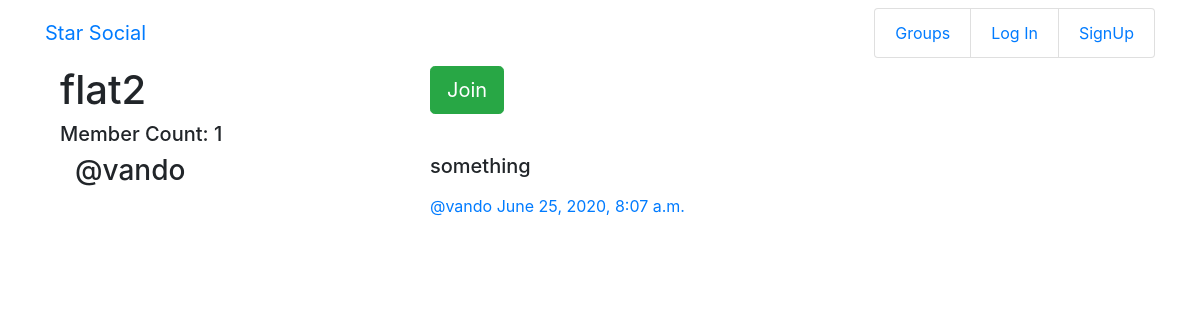
Screenshot of /groups/posts/in/flat2/ with the database file from the repository.
### groups/models.py (models this page shows, shortened)
class Group(models.Model):
    name = models.CharField(max_length=255,unique=True)
    slug = models.SlugField(allow_unicode=True,unique=True)
    description = models.TextField(blank=True,default='')
    description_html = models.TextField(editable=False, default='',blank=True)
    members = models.ManyToManyField(User, through='GroupMember')
    class Meta:
        ordering = ['name']

### posts/models.py (models this page shows, shortened)
class Post(models.Model):
    user = models.ForeignKey(User,related_name='posts',on_delete=models.CASCADE)
    created_at = models.DateTimeField(auto_now=True)
    message = models.TextField()
    message_html = models.TextField(editable=False)
    group = models.ForeignKey(Group, related_name='posts',null=True,blank=True,on_delete=models.CASCADE)
    class Meta:
        ordering = ['-created_at']
        unique_together = ['user','message']

### groups/views.py (the view)
# urls.py: path('posts/in/<slug>/',views.SingleGroup.as_view(),name="single"),
class SingleGroup(generic.DetailView):
    model = Group

### groups/templates/groups/group_detail.html
{% extends "groups/group_base.html" %}
{% block pregroup %}
    <div class="content col-md-4">
    <h1>{{group.name}}</h1>
    <h5 class>Member Count: {{group.members.count}}</h5>
    </div>
    <div class="content col-md-4">
        {% if user in group.members.all %}
            <a href="{%url "groups:leave" slug=group.slug %}" class = "btn btn-lg btn-fill btn-warning">Leave</a>
        {% else %}
            <a href="{%url "groups:join" slug=group.slug %}" class = "btn btn-lg btn-fill btn-success">Join</a>
        {%endif%}
    </div>
{% endblock %}
{% block group_content %}
<div class = "col-md-8">
    {% if group.posts.count == 0 %}
    <h2>No Posts in this group yet</h2>
    {% else %}
        {% for post in group.posts.all %}
            {% include "posts/_post.html" %}
        {% endfor %}
    {% endif %}
</div>
{% endblock %}

### posts/templates/posts/_post.html (shortened to what this page needs)
<div class ="post media">
    <h3 class = "col-md-6">@{{post.user.username}}</h3>
    <div class="media-body col-md-6">
        <h5>{{post.message_html|safe}}</h5>
            <span class="username">
                <a href="{% url 'posts:for_user' username=post.user.username %}">@{{post.user.username}}</a>
            </span>
            <time class="time">
                <a href="{% url "posts:single" username=post.user.username pk=post.pk %}">{{post.created_at}}</a>
            </time>
    </div>
</div>

### rows the page displays
Group: name "flat2", members.count "1"
Post: user.username "vando", message_html "something", created_at "June 25, 2020, 8:07 a.m."
